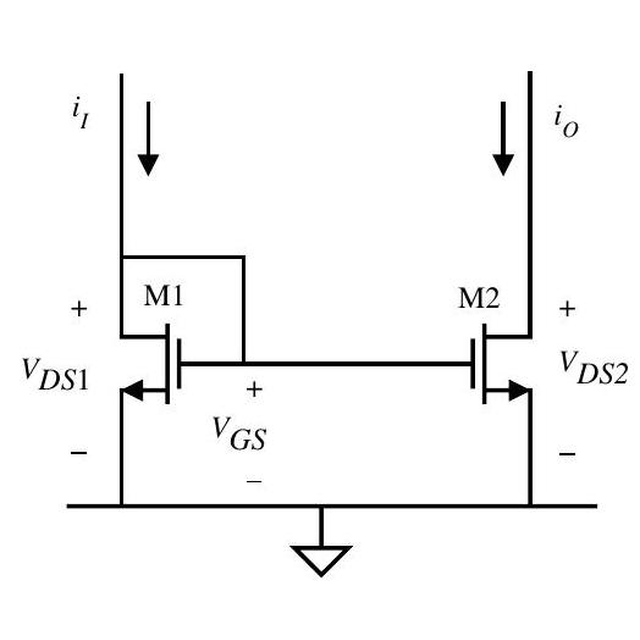
#> input picture tests/21.png, 640 x 640 px, found by its file name
$ python generateNets.py
#> lines starting #> are read from the running program, lines starting #| are printed output that depends on the picture; after the words box and inside, x2 and y2 are one past the last pixel; in counts of white or black regions, pixels touching at a corner belong together
#> in generate_test, page_img is the input picture: PIL image 640x640 RGB; min 0, max 255, mean 246.3
#param:pic_name,pic_bin,bounds
import cmath
import codecs
import glob
import json
import os
import matplotlib.pyplot as plt
import numpy as np
import cv2
import numpy as np
from matplotlib import pyplot as plt

from PIL import Image, ImageDraw, ImageFont
from collections import defaultdict
from scipy.signal import convolve2d

net_count = 0
part_categories = {
        'pmos': 'PM',
        'pmos-bulk': 'PMB',
        'nmos': 'NM',
        'nmos-bulk': 'NMB',
        'gnd': 'G',
        'vdd': 'VDD',
        'resistor': 'R',
        'voltage': 'V',
        'current': 'I',
        'cross-line-curved': 'CLC',
        'port': 'PT',
        'pnp': 'Q',
        'npn': 'Q',
        'diode': 'DIO',
        'capacitor': 'C',
        'single-end-amp': 'AMP1',
        'single-input-single-end-amp': 'AMP2',
        'switch': 'SWT',
        'voltage-lines': 'VL',
        'inductor': 'IND',
        'diff-amp': 'AMP3',
        'resistor2': 'R',
    }
def img2bin(selection_img):
  selection_arr = np.array(selection_img)
  h, w, _ = selection_arr.shape
#> h = 640; w = 640
  result = np.zeros((h, w), dtype=np.uint8)
  for r in range(h):
    for c in range(w):
      if c == 284:
          print(' ', end="")
      result[r][c] = 1 if min(selection_arr[r][c]) >= 128 else 0
      print(result[r][c], end="")
    print()
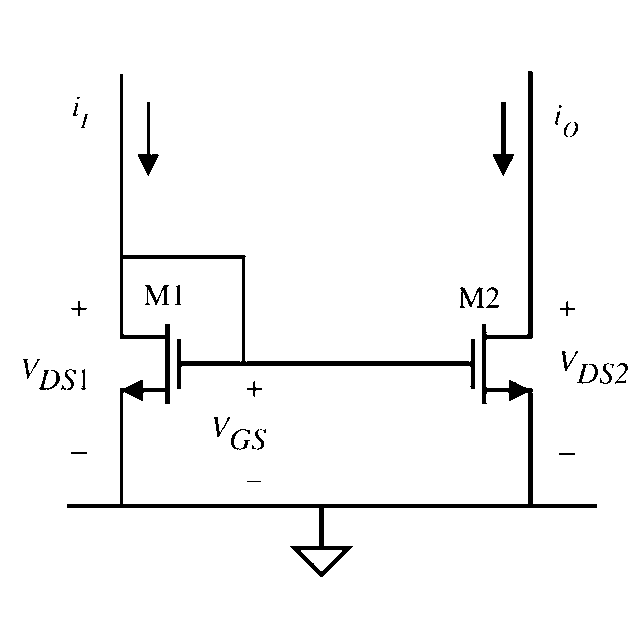
#> result: shape (640, 640); values 0 (black) and 1 (white), 96.8% white; 36 black regions (8 under 20 px), largest, box (x1, y1, x2, y2) and area: (67, 71, 597, 577) 10296, (493, 102, 514, 176) 514, (138, 102, 159, 176) 406
  print()
  return result

# [7 lines left out: function bin2img, not called in this run]

def np_save(arr, fn):
  with open(fn, 'wb') as f:
    np.save(f, arr)

# [199 lines left out: functions reformat_name, reformat_names, calc_angle, get_conn_bfs, get_conn_bfs_wrapper, get_conns and 6 more, not called in this run]

def current_order(conn_angle):
  if conn_angle > 90 and conn_angle <= 270: return 1
  return 0

def voltage_order(conn_angle):
  if conn_angle > 90 and conn_angle <= 270: return 1
  return 0


part_conn_order = {
  'pmos': pmos_order,
  'nmos': nmos_order,
  'current': current_order,
  'voltage': voltage_order,
  'npn': nmos_order,
  'pnp': pmos_order,
}

part_conn_order_priority = {
  'pmos-cross': pmos_cross_order,
  'nmos-cross': nmos_cross_order,
  'pmos-mirror-cross': pmos_cross_order,
  'nmos-mirror-cross': nmos_cross_order,
  'pmos-four': pmos_cross_order,
  'nmos-four': nmos_cross_order,
  'pmos-four-mirror': pmos_cross_order,
  'nmos-four-mirror': nmos_cross_order,
  'pnp-cross': pmos_cross_order,
  'npn-cross': nmos_cross_order,
  'pnp-mirror-cross': pmos_cross_order,
  'npn-mirror-cross': nmos_cross_order,
}

# [49 lines left out: functions rotate_mirror_angle, merge_order, create_pos, gen_spice_netlist, not called in this run]


def convert_yolo_to_bound(txt_file_path, img_width, img_height):
    """
    将 YOLO 格式的标注文件转换为边界框格式。

    参数:
    - txt_file_path: YOLO 格式标注文件的路径。
    - img_width: 图像的宽度。
    - img_height: 图像的高度。

    返回:
    - bounds: 包含所有边界框的列表，每个边界框是一个字典，包含 'class_id', 'xmin', 'ymin', 'xmax', 'ymax'。
    """
    category_mapping = {
        'pmos': 0,
        'pmos-bulk': 1,
        'nmos': 2,
        'nmos-bulk': 3,
        'gnd': 4,
        'vdd': 5,
        'resistor': 6,
        'voltage': 7,
        'current': 8,
        'cross-line-curved': 9,
        'port': 10,
        'pnp': 11,
        'npn': 12,
        'diode': 13,
        'capacitor': 14,
        'single-end-amp': 15,
        'single-input-single-end-amp': 16,
        'switch': 17,
        'voltage-lines': 18,
        'inductor': 19,
        'diff-amp': 20,
        'resistor2': 21,
    }
    bounds = {}
#> (the run stopped early here; a loop or call above may not have finished)
